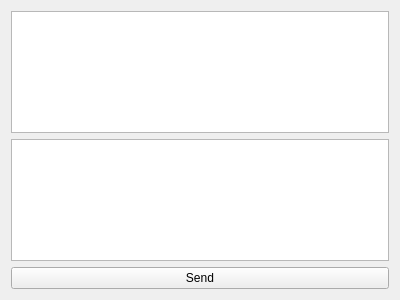
<?xml version="1.0" encoding="UTF-8"?>
<ui version="4.0">
 <class>ChatWindow</class>
 <widget class="QWidget" name="ChatWindow">
  <property name="geometry">
   <rect>
    <x>0</x>
    <y>0</y>
    <width>400</width>
    <height>300</height>
   </rect>
  </property>
  <property name="windowTitle">
   <string>Chat</string>
  </property>
  <layout class="QVBoxLayout" name="verticalLayout">
   <item>
    <widget class="QTextBrowser" name="chatDisplay"/>
   </item>
   <item>
    <widget class="QTextEdit" name="messageInput"/>
   </item>
   <item>
    <widget class="QPushButton" name="sendButton">
     <property name="text">
      <string>Send</string>
     </property>
    </widget>
   </item>
  </layout>
 </widget>
 <resources/>
 <connections/>
</ui>
